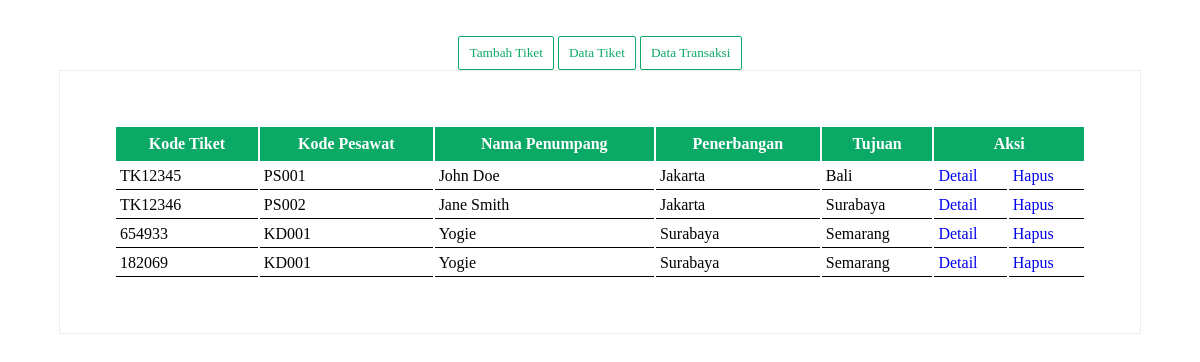
The page /index.php?act=data-tiket on the database its author committed.
### tables this page shows
CREATE TABLE `tiket` (
  `idTiket` int NOT NULL AUTO_INCREMENT,
  `kodeTiket` varchar(255) NOT NULL,
  `kodePesawat` varchar(255) NOT NULL,
  `namaPembeli` varchar(255) NOT NULL,
  `tglBerangkat` date NOT NULL,
  `waktuBerangkat` time NOT NULL,
  `waktuSampai` time NOT NULL,
  `harga` int NOT NULL,
  `noKursi` int NOT NULL,
  `kelas` varchar(30) NOT NULL,
  `berangkat` varchar(40) NOT NULL,
  `tujuan` varchar(40) NOT NULL,
  `total` int NOT NULL,
  PRIMARY KEY (`idTiket`)
);

### data-tiket.php (the view, shortened to what this page needs)
<center>
    <table class="tabel">
        <tr>
            <th>Kode Tiket</th>
            <th>Kode Pesawat</th>
            <th>Nama Penumpang</th>
            <th>Penerbangan</th>
            <th>Tujuan</th>
            <th colspan="2">Aksi</th>
       </tr>
          <?php
             $q = mysqli_query($conn,"select * from tiket");
             while($a = mysqli_fetch_array($q)){
            ?>
        <tr>
            <td><?= $a['kodeTiket']?></td>
            <td><?= $a['kodePesawat']?></td>
            <td><?= $a['namaPembeli']?></td>
            <td><?= $a['berangkat']?></td>
            <td><?= $a['tujuan']?></td>
            <td><a href=".?detail=<?= $a['idTiket']?>">Detail
            </a></td>
            <td><a href=".?act=data-tiket&hapus=<?= $a['idTiket']?>">Hapus
            </a></td>
        </tr>
        <?php }?>
    </table>
</center>

### index.php (shortened to what this page needs)
<?php
    include 'db.php';
?>
<!DOCTYPE html>
<html>
<head>
    <link rel="stylesheet" type="text/css" href="style.css">
</head>
<body>
<div class="content">
    <center>
        <a href="index.php?act=tambah-tiket"><input type="submit"
        class="submit" value="Tambah Tiket"></a>
        <a href="index.php?act=data-tiket"><input type="submit"
        class="submit" value="Data Tiket"></a>
        <a href="index.php?act=data-transaksi"><input type="submit"
        class="submit" value="Data Transaksi"></a>
    </center>
    <div class="kotak">
        <?php
        if(isset($_GET['act'])){
            if($_GET['act'] == 'tambah-tiket')
                include 'tambah-tiket.php';
            else if($_GET['act'] == 'data-tiket')
                include 'data-tiket.php';
            else if($_GET['act'] == 'data-transaksi')
                include 'data-transaksi.php';
        }else if(isset($GET_['detail'])){
            include 'detail.php';
        } else{
            include 'data-transaksi.php';
        }
    ?>
  </div>
</div>
</body>
</html>

### style.css (style rules this page uses)
* { margin: 0; padding: 0; font-family: calibri; }
.submit { padding: 8px 10px; background: #fff; color: #0ba966; border:1px solid #0ba966; border-radius: 2px; }
.content { margin: 3% auto; }
.content a { text-decoration: none; }
.kotak { margin: auto; width: 90%; border:1px solid #eee ; }
.tabel { margin:5% auto; width: 90%; }
.tabel th { padding: 8px; color: #fff; background: #0ba966; }
.tabel td { padding: 4px; border-bottom:1px solid #000; }

### rows shown on the page
tiket: kodeTiket "TK12345", kodePesawat "PS001", namaPembeli "John Doe", berangkat "Jakarta", tujuan "Bali"
tiket: kodeTiket "TK12346", kodePesawat "PS002", namaPembeli "Jane Smith", berangkat "Jakarta", tujuan "Surabaya"
tiket: kodeTiket "654933", kodePesawat "KD001", namaPembeli "Yogie", berangkat "Surabaya", tujuan "Semarang"
tiket: kodeTiket "182069", kodePesawat "KD001", namaPembeli "Yogie", berangkat "Surabaya", tujuan "Semarang"
